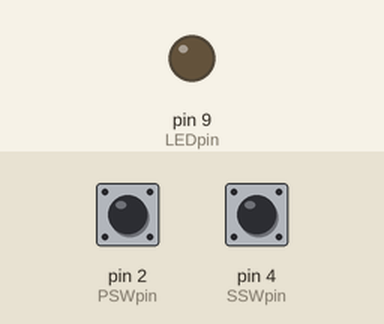
Recording of a sketch running on a simulated Arduino Uno, built with avr-gcc and run on an emulated ATmega328P. Shown: output pins drawn as LEDs (lit = HIGH). The inputs (shaded band) are chosen by the test bench; at power-on: pin 2 (PSWpin) HIGH, pin 4 (SSWpin) LOW.

Above: at 1.2 s.
1.3 s: pin 2 (PSWpin) pulled LOW for 0.15 s
At 1.37 s:
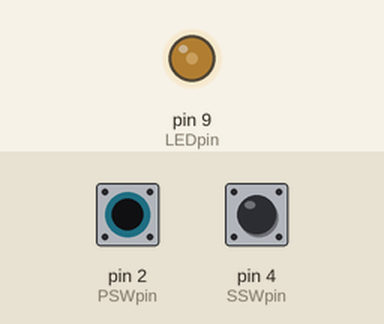
2.9 s: pin 4 (SSWpin) pulled HIGH for 0.15 s
At 2.97 s:
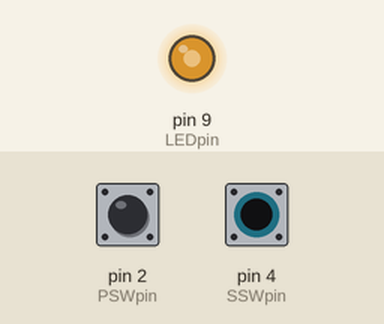
4.5 s: pin 4 (SSWpin) pulled HIGH for 3.2 s
At 8.3 s:
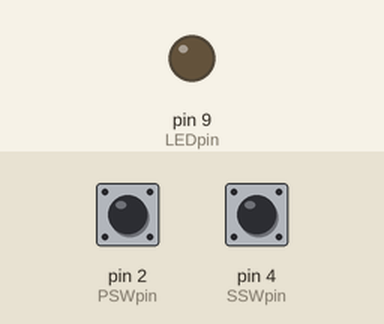
9.2 s: pin 2 (PSWpin) pulled LOW for 3.2 s
At 10.6 s:
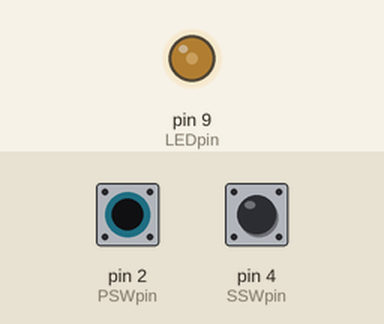
13.9 s: pin 2 (PSWpin) driven LOW and pin 4 (SSWpin) driven HIGH
At 14.2 s:
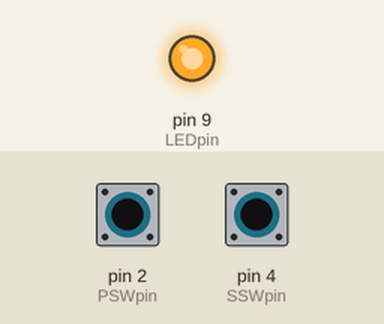
Timing chart, 0 to 16.4 s (numbered marks = the images above; inputs shaded):
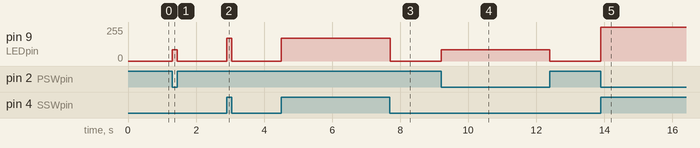

Measured:
- after the input at 1.3 s, pin 9 (LEDpin): 0/255 → 85/255 at once, → 0/255 0.15 s later
- after the input at 2.9 s, pin 9 (LEDpin): 0/255 → 170/255 at once, → 0/255 0.15 s later
- after the input at 4.5 s, pin 9 (LEDpin): 0/255 → 170/255 at once, → 0/255 3.2 s later
- after the input at 9.2 s, pin 9 (LEDpin): 0/255 → 85/255 at once, → 0/255 3.2 s later
- after the input at 13.9 s, pin 9 (LEDpin): 0/255 → 255/255 at once

The sketch:

LED_enshu03.ino
```cpp
#define LEDpin 9
#define SSWpin 4
#define PSWpin 2
#define varR A0

void setup()
{
  pinMode(LEDpin, OUTPUT);
  pinMode(SSWpin, INPUT);
  pinMode(PSWpin, INPUT);
  pinMode(varR, INPUT);
}

void loop()
{
  int SSW = digitalRead(SSWpin);
  int PSW = digitalRead(PSWpin);

  if (SSW == HIGH && PSW == LOW)
    analogWrite(LEDpin, 255 * 3 / 3);
  if (SSW == HIGH && PSW == HIGH)
    analogWrite(LEDpin, 255 * 2 / 3);
  if (SSW == LOW && PSW == LOW)
    analogWrite(LEDpin, 255 * 1 / 3);
  if (SSW == LOW && PSW == HIGH)
    analogWrite(LEDpin, 255 * 0 / 3);

  delay(2);
}
```
